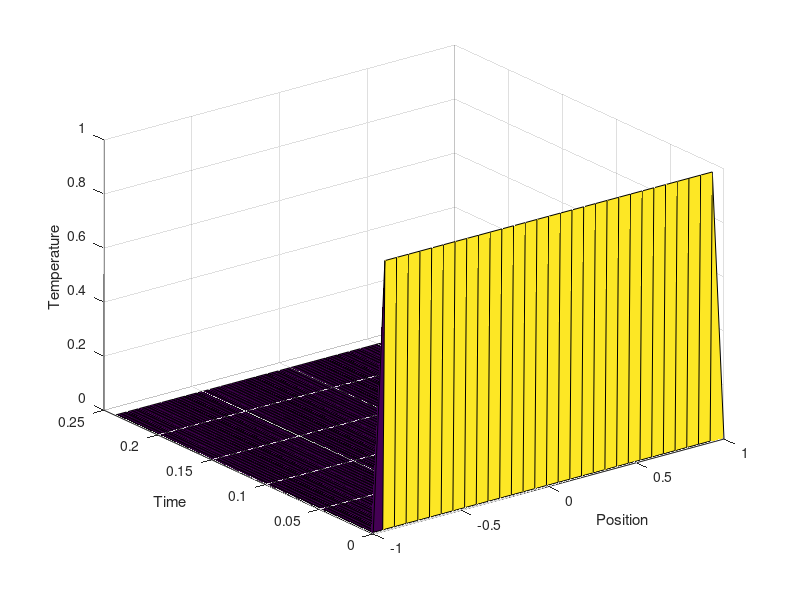

Write MATLAB code to recreate this figure.
clc; clearvars; close all; format compact

% Constants
N = 30; % just picking a value atp
h = 2/N;
alpha = .9; % just picking a value atp
k = h^2 / 2*alpha;
nu = alpha*k/h^2;

% Define x axis
i = 0:N;
x = -1 + i*h;

% Define t axis
j = 0:4*N;
t = j*k;

% Define original heat distribution
u = ones(numel(j), numel(i)); % making fake heat distribution
u(1, 1) = 0; % initial condition
u(1, end) = 0; % initial condition

% vertical dimension is time and horizontal is position

% now, theres a matrix where each column is a temp at a position x, and
% each row represents a time step at each position

% Create the A matrix in the textbook
A = spdiags([nu, 1-2*nu, nu], -1:1, N+1, N+1);
A = full(A);

% go through all the rows and do the forward euler
for a = 1:numel(j)-1
    u_cur = u(a, :);
    u_next = A * u_cur';
    u(a+1, :) = u_next';
end

[X, T] = meshgrid(x, t);
figure()
surf(X, T, u);
xlabel('Position')
ylabel('Time')
zlabel('Temperature')
